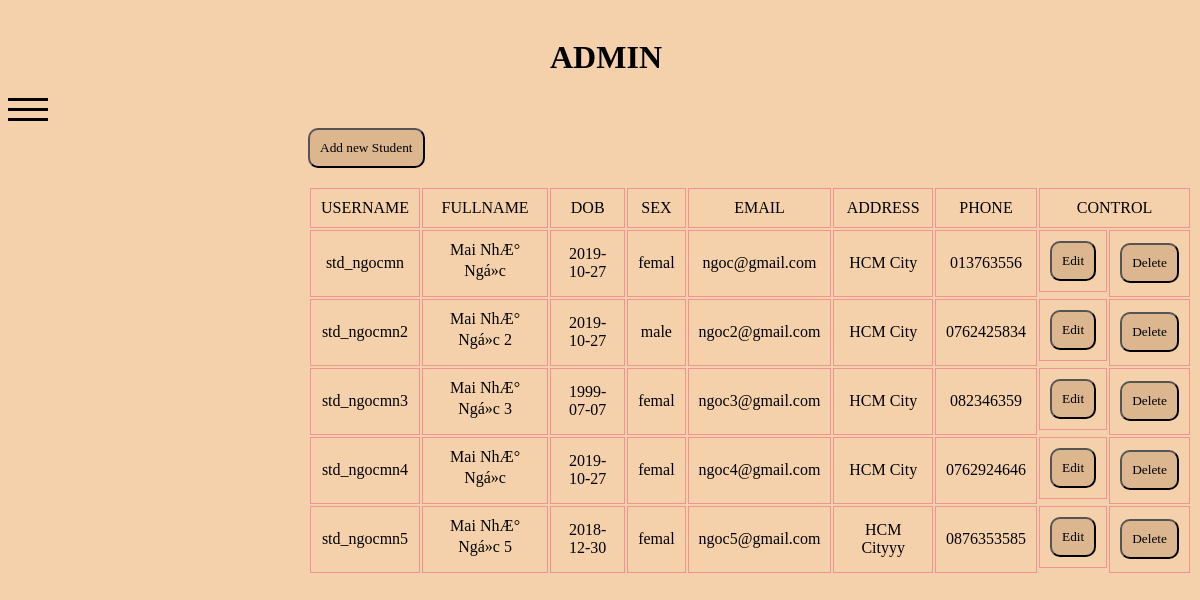
Screenshot of /admin/index.php?click=student&id=1 with the database file from the repository.
### tables this page shows
CREATE TABLE `student` (
  `USERNAME` char(20) NOT NULL,
  `FULLNAME` varchar(50) NOT NULL,
  `DOB` date DEFAULT NULL,
  `SEX` varchar(5) DEFAULT NULL,
  `EMAIL` varchar(50) DEFAULT NULL,
  `ADDRESS` varchar(150) DEFAULT NULL,
  `PHONE` char(12) DEFAULT NULL
);

### admin/modules/student/listStudent.php (the view, shortened to what this page needs)
<?php
    $sql = 'SELECT * FROM `student` WHERE 1';
    $result = $conn->query($sql);
?>
<a href="./index.php?click=addStudent&ac=add">
      <button name='btnAddStudent'>Add new Student</button>
</a>
<br><br>
    <table>
        <tr>
            <td>USERNAME</td>
            <td>FULLNAME</td>
            <td>DOB</td>
            <td>SEX</td>
            <td>EMAIL</td>
            <td>ADDRESS</td>
            <td>PHONE</td>
            <td colspan=2>CONTROL</td>
        </tr>
    <?php
        while ($row = $result->fetch_assoc())
        {
            ?>
             <tr>
                    <td><?php echo $row['USERNAME'] ?></td>
                    <td><?php echo $row['FULLNAME'] ?></td>
                    <td><?php echo $row['DOB'] ?></td>
                    <td><?php echo $row['SEX'] ?></td>
                    <td><?php echo $row['EMAIL'] ?></td>
                    <td><?php echo $row['ADDRESS'] ?></td>
                    <td><?php echo $row['PHONE'] ?></td>
                <td style='display: flex'>
                <a href="./index.php?click=editStudent&ac=edit&id=<?php echo $row['USERNAME']?>">
                    <button name='btnEditStudent'>Edit</button>
                    </a>
                </td>
                <td>
                  <button name='btnDelStudent'>
                    <a href="./modules/student/control.php?id=<?php echo $row['USERNAME']?>">
                        Delete
                    </a></button>
                </td>
             </tr>
    <?php
        } ?>
    </table>

### admin/css/style.css (style rules this page uses)
a { text-decoration: none; color: black; }
* { font-family: Georgia, 'Times New Roman', Times, serif; }
button { background: #dbb68e; padding: 10px; border-radius: 10px; }

### admin/modules/student/listStudent.php (style rules this page uses)
td { border: 1px solid #f29393; max-width = max-content; text-align: center; padding: 10px; }

### rows the page displays
student: USERNAME "std_ngocmn", FULLNAME "Mai NhÆ° Ngá»c", DOB "2019-10-27", SEX "femal", EMAIL "ngoc@gmail.com", ADDRESS "HCM City", PHONE "013763556"
student: USERNAME "std_ngocmn2", FULLNAME "Mai NhÆ° Ngá»c 2", DOB "2019-10-27", SEX "male", EMAIL "ngoc2@gmail.com", ADDRESS "HCM City", PHONE "0762425834"
student: USERNAME "std_ngocmn3", FULLNAME "Mai NhÆ° Ngá»c 3", DOB "1999-07-07", SEX "femal", EMAIL "ngoc3@gmail.com", ADDRESS "HCM City", PHONE "082346359"
student: USERNAME "std_ngocmn4", FULLNAME "Mai NhÆ° Ngá»c", DOB "2019-10-27", SEX "femal", EMAIL "ngoc4@gmail.com", ADDRESS "HCM City", PHONE "0762924646"
student: USERNAME "std_ngocmn5", FULLNAME "Mai NhÆ° Ngá»c 5", DOB "2018-12-30", SEX "femal", EMAIL "ngoc5@gmail.com", ADDRESS "HCM Cityyy", PHONE "0876353585"
